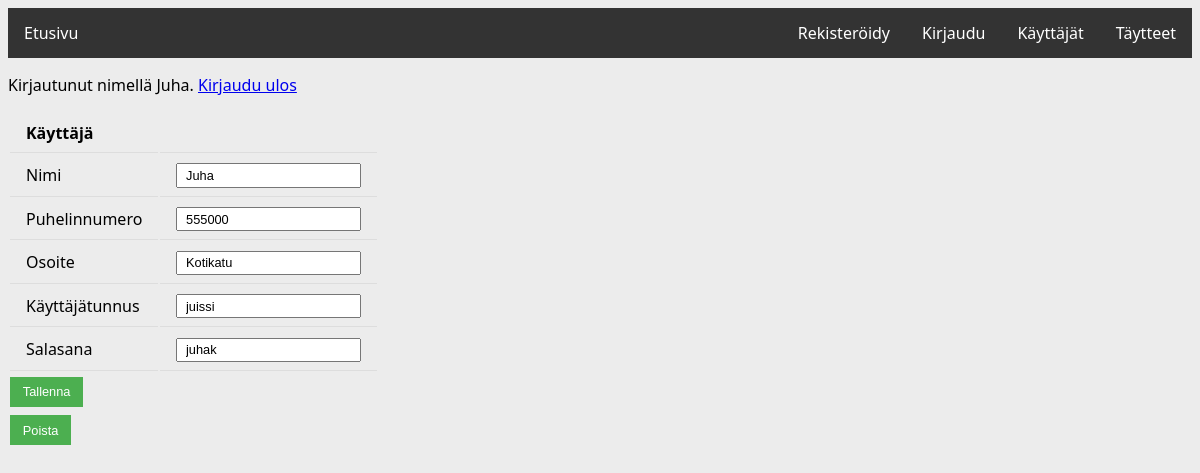
/kayttajat/1/ (signed in), run on the app's committed database.
### application/auth/models.py (models this page shows, shortened)
class User(db.Model):
    __tablename__ = "account"
    id = db.Column(db.Integer, primary_key=True)
    name = db.Column(db.String(144), nullable=False)
    phone = db.Column(db.Integer, nullable=False)
    address = db.Column(db.String(144), nullable=False)
    username = db.Column(db.String(144), nullable=False)
    password = db.Column(db.String(144), nullable=False)

### application/users/views.py (the view)
@app.route("/kayttajat/<user_id>/", methods=["GET"])
@login_required
def user_get_item(user_id):
    t = User.query.get(user_id)
    return render_template("users/user.html", user = t)

### application/__init__.py (called while the page is built)
@login_manager.user_loader
def load_user(user_id):
    return User.query.get(user_id)

### application/templates/users/user.html (shortened to what this page needs)
{% extends "layout.html" %}
{% block body %}
<form method="POST" action="{{ url_for('user_set_item', user_id=user.id) }}">
  <table>
    <tr>
      <th>Käyttäjä</th>
      <th></th>
    </tr>
    <tr>
      <td>Nimi</td>
      <td>
          <input type="text" name="name" value="{{ user.name }}" />
      </td>
    </tr>
    <tr>
      <td>Puhelinnumero</td>
      <td>
          <input type="text" name="phone" value="{{ user.phone }}" />
      </td>
    </tr>
    <tr>
      <td>Osoite</td>
      <td>
          <input type="text" name="address" value="{{ user.address }}" />
      </td>
    </tr>
    <tr>
      <td>Käyttäjätunnus</td>
      <td>
          <input type="text" name="username" value="{{ user.username }}" />
      </td>
    </tr>
    <tr>
      <td>Salasana</td>
      <td>
          <input type="text" name="password" value="{{ user.password }}" />
      </td>
    </tr>
  </table>
  <input type="submit" value="Tallenna"/>
</form>
  <form method="POST" action="{{ url_for('user_delete_item', user_id=user.id) }}">
    <input type="submit" value="Poista"/>
</form>
{% endblock %}

### application/templates/layout.html (shortened to what this page needs)
<!DOCTYPE html>
  <html>
    <head>
      <link rel="stylesheet" href="{{ url_for('static', filename='css/main.css') }}">
    </head>
    <body>
      <ul id="menu">
        <li><a href="/">Etusivu</a></li>
	      <li style="float:right"><a href="{{ url_for('toppings_index') }}">Täytteet</a></li>
        <li style="float:right"><a href="{{ url_for('user_index') }}">Käyttäjät</a></li>
        <li style="float:right"><a href="{{ url_for('auth_login') }}">Kirjaudu</a></li>
        <li style="float:right"><a href="{{ url_for('auth_signup') }}">Rekisteröidy</a></li>
      </ul>
      {% if current_user.is_authenticated %}
      <p>
        Kirjautunut nimellä {{ current_user.name }}. <a href="{{ url_for('auth_logout') }}">Kirjaudu ulos</a>
      </p>
      {% else %}
      <p>
        <a href="{{ url_for('auth_login') }}">Kirjaudu sisään</a>
      </p>
      {% endif %}
      {% block body %}{% endblock %}
    </body>
  </html>

### application/static/css/main.css (style rules this page uses)
body { background-color: #ececec; font-family: 'Segoe UI', Tahoma, Geneva, Verdana, sans-serif; }
ul#menu { list-style-type: none; margin: 0; padding: 0; overflow: hidden; background-color: #333; }
ul#menu li { float: left; }
ul#menu li a { display: block; color: white; text-align: center; padding: 14px 16px; text-decoration: none; }
th, td { border-bottom: 1px solid #ddd; padding: 0.5em 1em; }
th { text-align: left; }
input { padding: 0.2em 0.6em; font-size: 0.8em; }
input[type=button], input[type=submit], input[type=reset], button { background-color: #4CAF50; border: none; color: white; padding: 0.6em 1em; text-decoration: none; margin: 4px 2px; cursor: pointer; font-size: 0.8em; }

### data on the page
User: name "Juha", phone "555000", address "Kotikatu", username "juissi", password "juhak"
